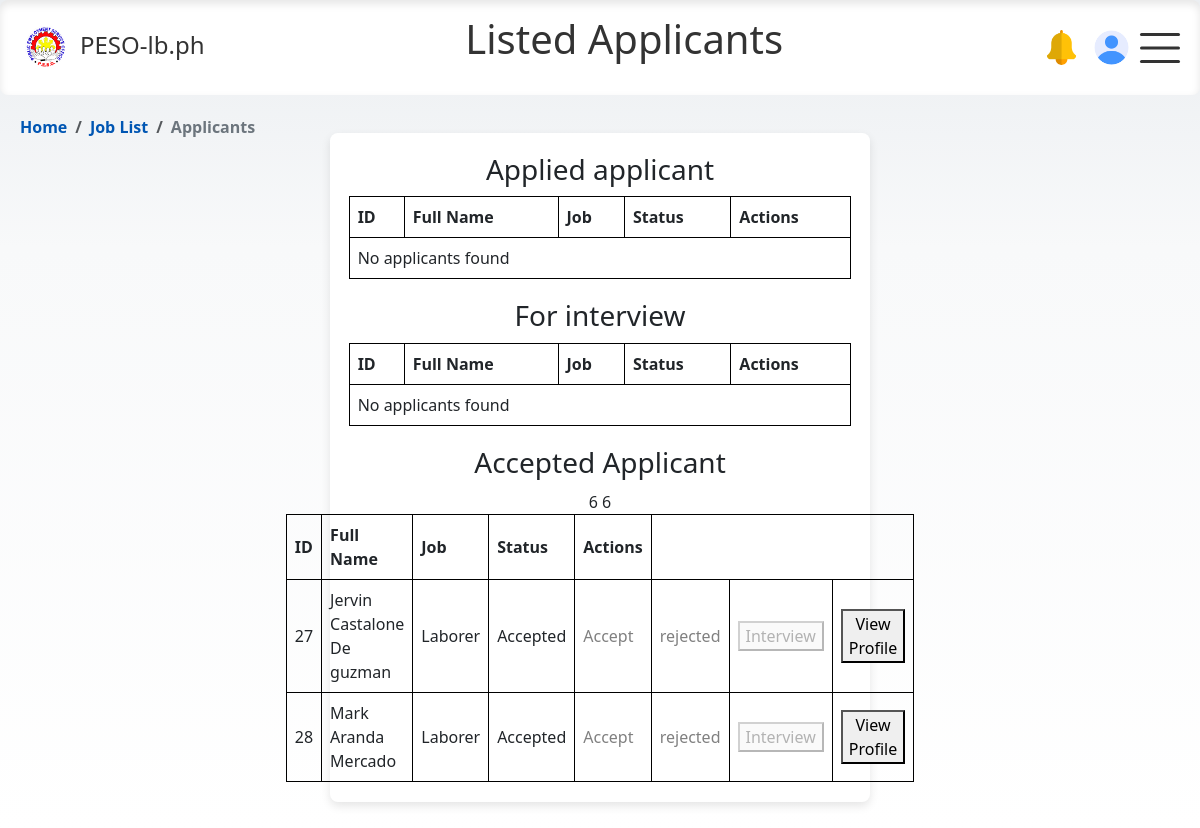
/html/employer/applicant_list.php?job_id=1 (signed in), run on the app's committed database.
### tables this page shows
CREATE TABLE `applicant_profile` (
  `id` int NOT NULL,
  `user_id` int NOT NULL,
  `email` varchar(255) NOT NULL,
  `first_name` varchar(100) DEFAULT NULL,
  `last_name` varchar(100) DEFAULT NULL,
  `middle_name` varchar(100) DEFAULT NULL,
  `dob` date DEFAULT NULL,
  `age` int DEFAULT NULL,
  `specialization` varchar(255) DEFAULT NULL,
  `sex` enum('male','female') DEFAULT NULL,
  `civil_status` enum('Single','Married','Widowed') DEFAULT NULL,
  `contact_no` int DEFAULT NULL,
  `photo` varchar(255) DEFAULT 'user.png',
  `house_address` varchar(255) DEFAULT NULL,
  `sss_no` varchar(20) DEFAULT NULL,
  `pagibig_no` varchar(20) DEFAULT NULL,
  `philhealth_no` varchar(20) DEFAULT NULL,
  `passport_no` varchar(20) DEFAULT NULL,
  `immigration_status` enum('Documented','Undocumented','Returning','Repatriated') DEFAULT NULL,
  `spouse_name` varchar(100) DEFAULT NULL,
  `spouse_contact` varchar(15) DEFAULT NULL,
  `fathers_name` varchar(100) DEFAULT NULL,
  `fathers_address` varchar(255) DEFAULT NULL,
  `mothers_name` varchar(100) DEFAULT NULL,
  `mothers_address` varchar(255) DEFAULT NULL,
  `emergency_contact_name` varchar(100) DEFAULT NULL,
  `next_of_kin_relationship` varchar(50) DEFAULT NULL,
  `next_of_kin_contact` varchar(15) DEFAULT NULL,
  `education_level` enum('Elementary Undergraduate','Elementary Graduate','High School Undergraduate','High School Graduate','College Undergraduate','College Graduate','Vocational') DEFAULT NULL,
  `occupation` enum('Administrative Work','Medical Work','Factory/Manufacturing','Farmers (Agriculture)','Teaching','Information Technology','Engineering','Restaurant Jobs (F&B)','Seaman (Sea-Based)','Household Service Worker (Domestic Helper)','Construction Work','Entertainment','Tourism Sector','Hospitality Sector','Others') DEFAULT NULL,
  `prefix` enum('Sr.','Jr.','II','III','IV','V','VI','VII') DEFAULT NULL,
  `emergency_contact_num` int DEFAULT NULL,
  `income` int DEFAULT NULL,
  `country` varchar(100) DEFAULT NULL,
  `employment_type` varchar(100) DEFAULT NULL,
  `employment_form` enum('Recruitment Agency','Government Hire','Name Hire','Referral') DEFAULT NULL,
  `employer_name` varchar(100) DEFAULT NULL,
  `contact_number` int DEFAULT NULL,
  `employer_address` varchar(100) DEFAULT NULL,
  `local_agency_name` varchar(100) DEFAULT NULL,
  `local_agency_address` varchar(100) DEFAULT NULL,
  `arrival_date` date DEFAULT NULL,
  `dept_date` date DEFAULT NULL
);

CREATE TABLE `applications` (
  `id` int NOT NULL,
  `applicant_id` int DEFAULT NULL,
  `job_posting_id` int DEFAULT NULL,
  `application_date` date DEFAULT NULL,
  `status` varchar(50) DEFAULT 'pending',
  `job` varchar(255) DEFAULT NULL
);

### html/employer/applicant_list.php (the view, shortened to what this page needs)
<?php
    include '../../php/conn_db.php';
    function checkSession() {
        if (!isset($_SESSION['id'])) {
            header("Location: html/login_employer.html");
            exit();
        } else {
            return $_SESSION['id'];
        }
    }
    $userId = checkSession();
    $jobid = $_GET['job_id'];
    $sql = "SELECT ap.*, a.*
    FROM applicant_profile ap
    JOIN applications a ON ap.user_id = a.applicant_id
    WHERE a.job_posting_id = ? AND a.status != 'rejected'";
        $stmt = $conn->prepare($sql);
        $stmt->bind_param("i", $jobid);
        $stmt->execute();
        $result = $stmt->get_result();
        $pending = [];
        $review = [];
        $rejected = [];
        if ($result->num_rows > 0) {
        while ($row = $result->fetch_assoc()) {
            if ($row['status'] == 'pending') {
                $pending[] = $row;
            } elseif ($row['status'] == 'interview') {
                $review[] = $row;
            } elseif ($row['status'] == 'accepted') {
                $rejected[] = $row;
            }
        }
        }
    $sql = "SELECT * FROM empyers WHERE id = ?";
    $stmt = $conn->prepare($sql);
    $stmt->bind_param("i", $userId);
    $stmt->execute();
    $res = $stmt->get_result();
    $row = $res->fetch_assoc();
?>
<!DOCTYPE html>
<html>
<head>
    <link rel="stylesheet" href="https://cdn.jsdelivr.net/npm/bootstrap@5.3.0/dist/css/bootstrap.min.css">
    <link href="https://cdnjs.cloudflare.com/ajax/libs/bootstrap-icons/1.10.0/font/bootstrap-icons.min.css" rel="stylesheet">
    <link rel="stylesheet" href="../../css/modal-form.css">
    <link rel="stylesheet" href="../../css/nav_float.css">
    <link rel="stylesheet" href="../../css/employer.css">
</head>
<body>
<nav>
    <div class="logo">
        <img src="../../img/logo_peso.png" alt="Logo">
        <a href="#"> PESO-lb.ph</a>
    </div>
    <header>
        <h1 class="h1">Listed Applicants</h1>
    </header>
    <div class="profile-icons">
        <div class="notif-icon" data-bs-toggle="popover" data-bs-content="#" data-bs-placement="bottom">
            <img id="#" src="../../img/notif.png" alt="Profile Picture" class="rounded-circle">
        </div>
        <div class="profile-icon-employer" data-bs-toggle="popover" data-bs-placement="bottom">
          <?php if (!empty($row['photo'])): ?>
              <img id="preview" src="php/employer/images/<?php echo $row['photo']; ?>" alt="Profile Image" class="circular--square">
          <?php else: ?>
              <img src="../../img/user-placeholder.png" alt="Profile Picture" class="rounded-circle">
          <?php endif; ?>
        </div>
    </div>
    <div class="burger" id="burgerToggle">
        <span></span>
        <span></span>
        <span></span>
    </div>
</nav>
<nav class="bcrumb-container" aria-label="breadcrumb">
  <ol class="breadcrumb">
    <li class="breadcrumb-item"><a href="../../html/employer/employer_home.php" >Home</a></li>
    <li class="breadcrumb-item"><a href="../../html/employer/job_list.php" >Job List</a></li>
    <li class="breadcrumb-item active" aria-current="page">Applicants</li>
  </ol>
</nav>
    <div class='ep-container'>
        <div class="category-container">
        <?php
            function display_table($applicants, $status_label) {
                echo "<h3>$status_label</h3>";
                echo "<table>
                        <tr>
                            <th>ID</th>
                            <th>Full Name</th>
                            <th>Job</th>
                            <th>Status</th>
                            <th>Actions</th>
                        </tr>";
                if (!empty($applicants)) {
                    foreach ($applicants as $row) {
                        $full_name = htmlspecialchars($row['first_name'] . ' ' . $row['middle_name'] . ' ' . $row['last_name']);
                        $status = $row['status'];
                        $interview_button_disabled = ($status == 'interview' || $status == 'accepted') ? 'disabled' : '';
                        $accept_link_disabled = ($status == 'accepted') ? 'disabled-link' : '';
                        echo "
                        <tr>
                            <td>" . htmlspecialchars($row['applicant_id']) . "</td>
                            <td>" . htmlspecialchars($full_name) . "</td>6
                            <td>" . htmlspecialchars($row['job']) . "</td>
                            <td>" . ucfirst($row['status']) . "</td>
                            <td>
                                <a href='../../php/employer/application_process.php?id= ". htmlspecialchars($row['user_id']). "'
                                class='".$accept_link_disabled."'>Accept</a>
                            </td>
                            <td>
                            <a href='../../php/employer/rejection.php?id=" . htmlspecialchars($row['user_id']) ."&job_id=" . htmlspecialchars($row['job_posting_id']) ."'
                            class='".$accept_link_disabled."'>rejected</a>
                            </td>
                            <td>
                                <button id='openFormBtn' data-applicant-id=" . htmlspecialchars($row["applicant_id"]) ."
                                data-job-id=" . htmlspecialchars($row["job_posting_id"]) . " $interview_button_disabled>Interview</button>
                            </td>
                            <td><button id='profileFormBtn' class='openProfileBtn' data-applicant-id='" . htmlspecialchars($row["applicant_id"]) . "'>View Profile</button></td>
                        </tr>";
                    }
                } else {
                    echo "<tr><td colspan='5'>No applicants found</td></tr>";
                }
                echo "</table>";
            }
            echo "<div class='category-section'>";
            display_table($pending, 'Applied applicant');
            echo "</div>";
            echo "<div class='category-section'>";
            echo "</div>";
            echo "<div class='category-section'>";
            display_table($rejected, 'Accepted Applicant');
            echo "</div>";
        ?>
        </div>
    </div>
</body>
</html>

### css/nav_float.css (style rules this page uses)
body { margin: 0; opacity: 1; font-family: system-ui; background: linear-gradient(to bottom, #EBEEF1 0%, #f8f9fa 30%, #ffffff 100%); background-repeat: no-repeat; background-attachment: fixed; min-height: 100vh; }
.h1, .ofw-h1 { width: 100%; text-align: center; color: #333; margin-top:-1vh; }
.profile-icons,.profile-icon-employer, .profile-index { display: flex; align-items: left; margin-right: 3vw; }
.profile-icon, .profile-icon-employer, .profile-index, .notif-icon { width: 35px; height: 35px; border-radius:50%; overflow: hidden; position: relative; margin-right: 15px; }
.notif-icon img,.profile-icon img, .profile-icon-employer img { width: 100%; height: auto; }
td { width: -120vw; height: auto; }
nav { position: sticky; top: 0; background-color: #fff; color: #333; display: flex; justify-content: space-between; align-items: center; padding: 20px 20px; margin: auto; max-width: 100vw; box-shadow: inset 0px 4px 8px rgba(0, 0, 0, 0.1); border-radius: 8px; z-index: 1000; }
.logo { display: flex; align-items: center; margin-bottom: 5px; }
.logo a { color: #333; text-decoration: none; font-size: 24px; font-weight:400; margin-left:10px; }
.logo img { width: 50px; height: 50px; }
.burger { cursor: pointer; margin-left: 5vw; }
.burger { position: absolute; top: 50%; right: 20px; transform: translateY(-50%); width: 40px; height: 30px; background: transparent; cursor: pointer; }
.burger span { display: block; position: absolute; height: 3px; width: 100%; background: #333; border-radius: 5px; opacity: 1; left: 0; transform: rotate(0deg); transition: .25s ease-in-out; }
.burger span:nth-of-type(1) { top: 0px; transform-origin: left center; }
.burger span:nth-of-type(2) { top: 50%; transform: translateY(-50%); transform-origin: left center; }
.burger span:nth-of-type(3) { top: 100%; transform-origin: left center; transform: translateY(-100%); }
.bcrumb-container { position: relative; top: 0; background-color: transparent; color: #333; display: flex; justify-content:flex-start; align-items: left; padding: 20px 20px; margin: auto; margin-bottom: -5vh; max-width: auto; box-shadow: none; border-radius: 0; z-index: 1; }
.breadcrumb { background-color: transparent; list-style: none; }
.breadcrumb-item { color: #007bff; font-weight: bold; }
.breadcrumb-item.active { color: #6c757d; }
.breadcrumb-item a { text-decoration: none; color: #0056b3; }

### css/employer.css (style rules this page uses)
.ep-container { display: flex; justify-content: center; align-items: center; min-height: auto; max-width: 45vw; width: 100%; margin: 2% auto; background-color: #fff; padding: 20px; border-radius: 8px; box-shadow: 0px 4px 10px rgba(0, 0, 0, 0.1); }
.bcrumb-container { position: relative; top: 0; background-color: transparent; color: #333; display: flex; justify-content:flex-start; align-items: left; padding: 20px 20px; margin: auto; margin-bottom: -8vh; max-width: auto; box-shadow: none; border-radius: 0; z-index: 1; }
.breadcrumb { background-color: transparent; list-style: none; }
.breadcrumb-item { color: #007bff; font-weight: bold; }
.breadcrumb-item.active { color: #6c757d; }
.breadcrumb-item a { text-decoration: none; color: #0056b3; }

### html/employer/applicant_list.php (style rules this page uses)
.category-container { display: flex; flex-direction: column; gap: 20px; }
.category-section { display: flex; flex-direction: column; align-items: center; width: 100%; }
.category-section h3 { margin-bottom: 10px; }
table { width: 80%; border-collapse: collapse; }
table, th, td { border: 1px solid black; }
th, td { padding: 8px; text-align: left; }
.disabled-link { pointer-events: none; color: gray; text-decoration: none; }

### data on the page
applicant_profile: applications.applicant_id "27", full_name "Jervin Castalone De guzman", applications.job "Laborer", applications.status "Accepted"
applicant_profile: applications.applicant_id "28", full_name "Mark Aranda Mercado", applications.job "Laborer", applications.status "Accepted"

### other printed values
$status_label "Applied applicant For interview Accepted Applicant"
